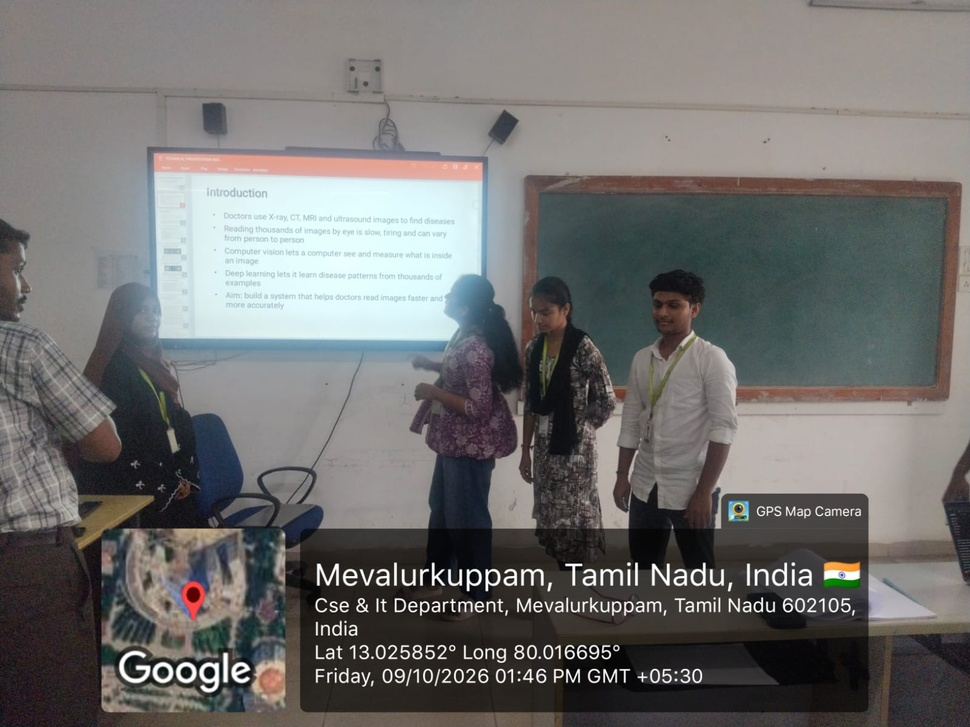
#> input picture Capstone Project/presentation batch 4.jpeg, 970 x 727 px, shrunk from 1600 x 1200 before the run
$ python 'exp 20.py'
#> lines starting #> are read from the running program, lines starting #| are printed output that depends on the picture; after the words box and inside, x2 and y2 are one past the last pixel; in counts of white or black regions, pixels touching at a corner belong together

import cv2
import numpy as np
from tkinter import Tk, filedialog

# Open file selection window
root = Tk()
root.withdraw()

# Select an image
image_path = filedialog.askopenfilename(
    title="Select an Image",
    filetypes=[("Image Files", "*.jpg *.jpeg *.png")]
)
#> the answer given: Capstone Project/presentation batch 4.jpeg

# Read the input image
img = cv2.imread(image_path)
#> img is the input picture: shape (727, 970, 3); mean B, G, R 110.6, 111.9, 112.7

if img is None:
    print("Error: Image not selected or not found!")

else:
    # Convert image to grayscale
    gray = cv2.cvtColor(img, cv2.COLOR_BGR2GRAY)
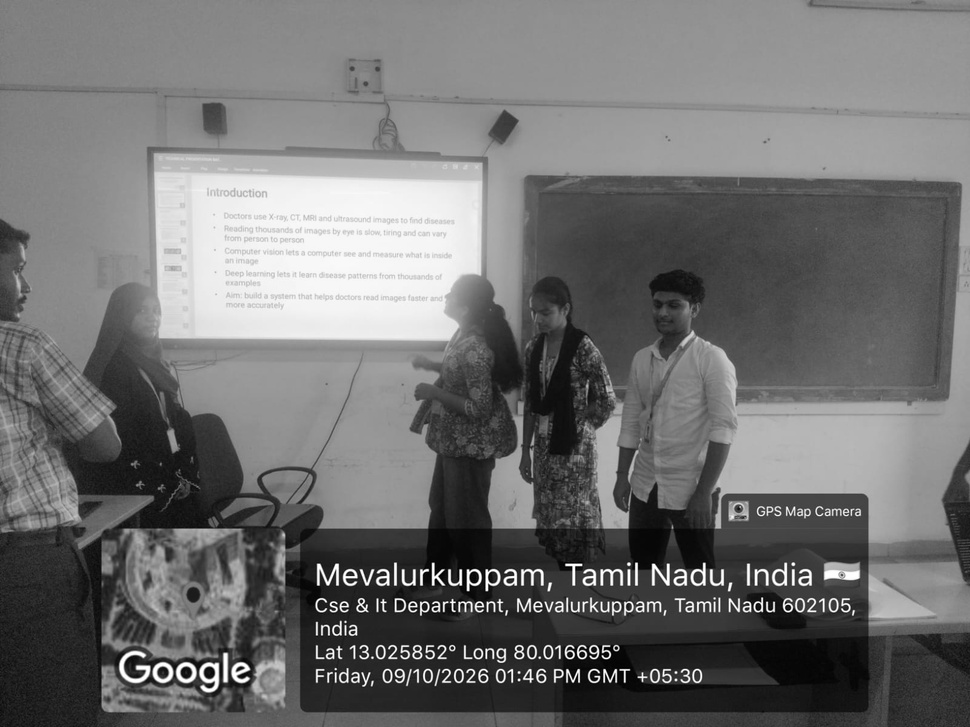
#> gray: shape (727, 970); min 0, max 255, mean 112

    # Convert grayscale image to binary
    _, binary = cv2.threshold(
        gray, 127, 255, cv2.THRESH_BINARY
    )
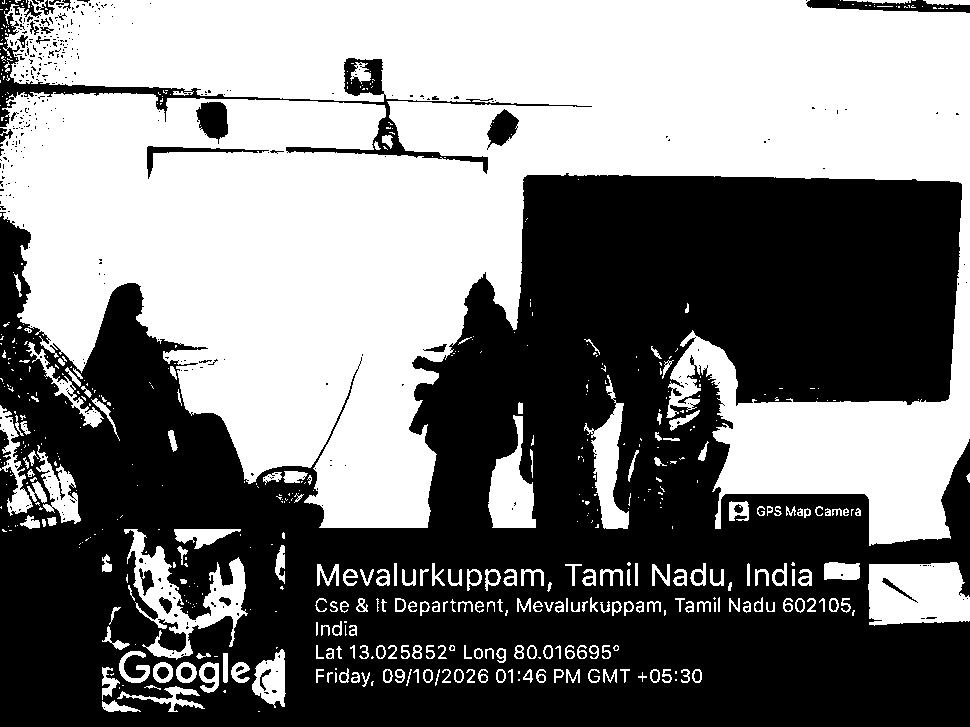
#> binary: shape (727, 970); 48.9% white; 582 white regions (361 under 20 px), largest, box (x1, y1, x2, y2) and area: (0, 0, 970, 546) 304842, (868, 562, 970, 626) 5543, (124, 529, 248, 660) 4944

    # Create a 5x5 kernel
    kernel = np.ones((5, 5), np.uint8)

    # Apply dilation operation
    dilated = cv2.dilate(
        binary, kernel, iterations=1
    )
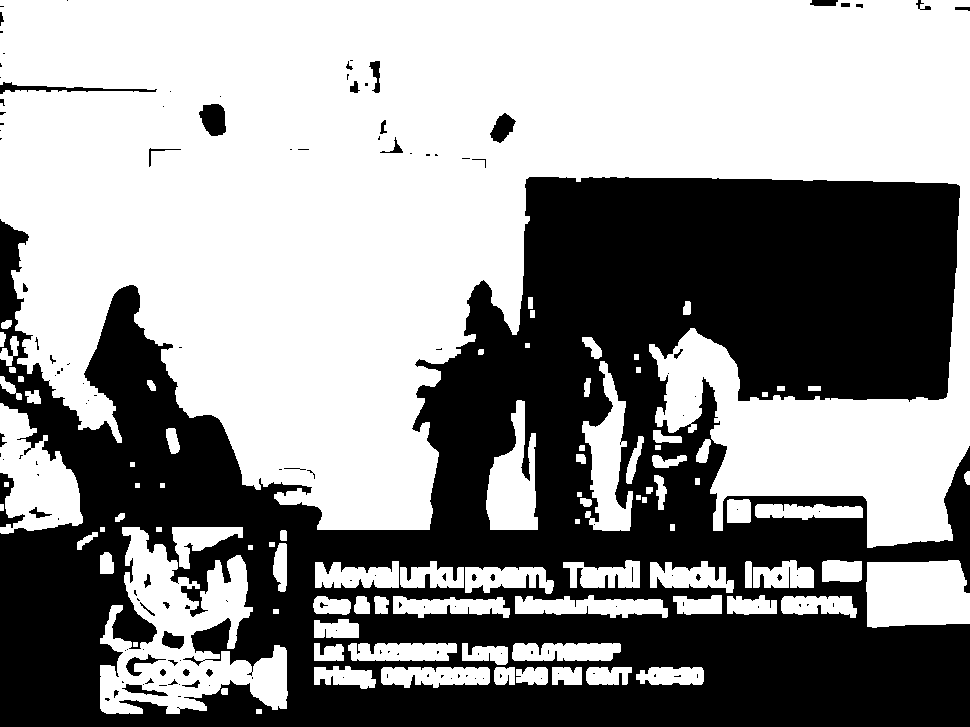
#> dilated: shape (727, 970); 57.6% white; 148 black regions (103 under 20 px), largest, box (x1, y1, x2, y2) and area: (0, 177, 970, 727) 293735, (199, 104, 226, 136) 658, (0, 82, 157, 94) 571

    # Display original image
    cv2.imshow("Original Image", img)

    # Display binary image
    cv2.imshow("Binary Image", binary)

    # Display dilated image
    cv2.imshow("Dilated Image", dilated)

    # Save the output image
    cv2.imwrite("dilated_image.jpg", dilated)

    print("Dilation Operation Completed Successfully!")
    print("Output saved as dilated_image.jpg")

    # Wait for key press
    cv2.waitKey(0)

    # Close all windows
    cv2.destroyAllWindows()

root.destroy()
